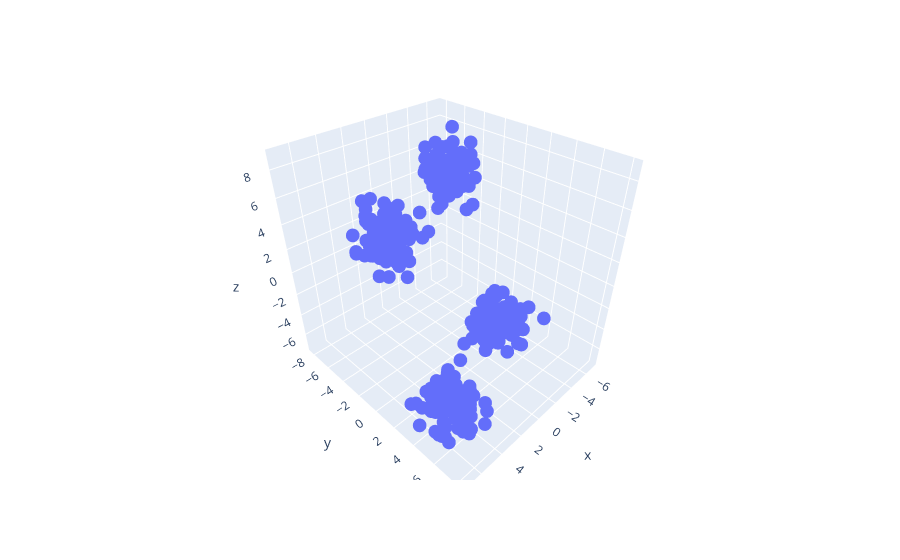

Source (notebook cell):
### Code cell
import plotly.express as px
fig = px.scatter_3d(x = x[:, 0], y = x[:, 1], z = x[:, 2])
fig.show()

### Figure 1 — Plotly figure (JSON) as saved in the notebook; plotly's stock layout.template omitted (floating-point values rounded to 4 significant figures; data arrays with more than 128 entries replaced by an {"elided": "..."} marker saying what was removed)
{"data": [{"hovertemplate": "x=%{x}<br>y=%{y}<br>z=%{z}<extra></extra>", "legendgroup": "", "marker": {"color": "#636efa", "symbol": "circle"}, "mode": "markers", "name": "", "scene": "scene", "showlegend": false, "type": "scatter3d", "x": {"elided": "400 float values"}, "y": {"elided": "400 float values"}, "z": {"elided": "400 float values"}}], "layout": {"legend": {"tracegroupgap": 0}, "margin": {"t": 60}, "scene": {"domain": {"x": [0, 1], "y": [0, 1]}, "xaxis": {"title": {"text": "x"}}, "yaxis": {"title": {"text": "y"}}, "zaxis": {"title": {"text": "z"}}}}}
